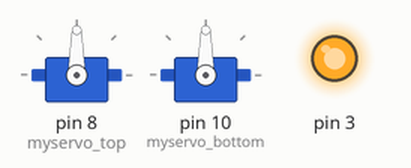
Recording of a sketch running on a simulated Arduino Uno, built with avr-gcc and run on an emulated ATmega328P. Parts: 2 × servo, output pins drawn as LEDs (lit = HIGH).

Above: at 0.05 s.
At 2.05 s:
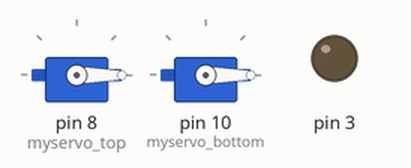
At 3.95 s:
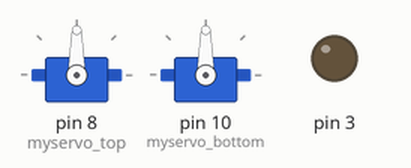
Timing chart, 0 to 5.2 s (numbered marks = the images above):
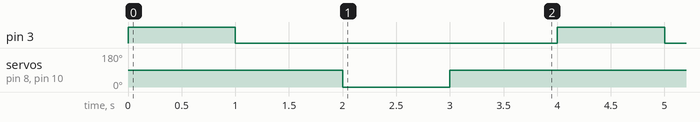

Measured:
- by itself, pin 3: alternates HIGH for 1.0 s and LOW for 3.0 s
- by itself, servo on pin 8 (myservo_top), servo on pin 10 (myservo_bottom): alternates 90° for 3.0 s and 0° for 1.0 s

The sketch:

sketch_mar13a.ino
```cpp
#include <Servo.h>   //載入函式庫，這是內建的，不用安裝

Servo myservo_top;  // 建立SERVO物件
Servo myservo_bottom;  // 建立SERVO物 件


void setup() {
  myservo_top.attach(8);  // 設定要將伺服馬達接到哪一個PIN腳
  myservo_bottom.attach(10);
  pinMode(3, OUTPUT);
}

void loop() {
  digitalWrite(3, HIGH);       // sets the digital pin 13 on
  delay(1000);                  // waits for a second
  digitalWrite(3, LOW);        // sets the digital pin 13 off
  delay(1000);

  myservo_top.write(0);  //旋轉到0度，就是一般所說的歸零
  myservo_bottom.write(0);
  delay(1000);
  myservo_top.write(90);  //旋轉到0度，就是一般所說的歸零
  myservo_bottom.write(90);
  delay(1000);
//  myservo.write(180); //旋轉到180度
//  delay(1000);
//  myservo.write(90);
//  delay(1000);
}
```
